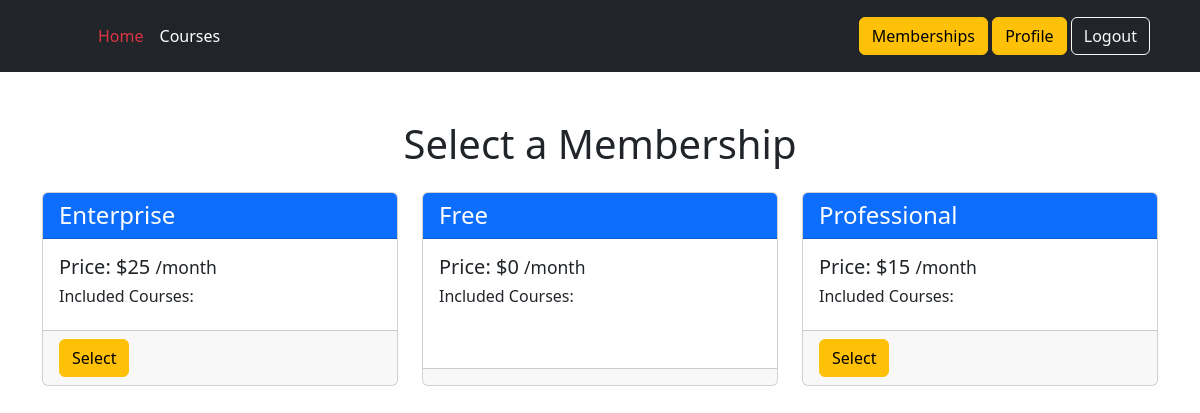
Page /membership/select/ (signed in) on the earlier database version.
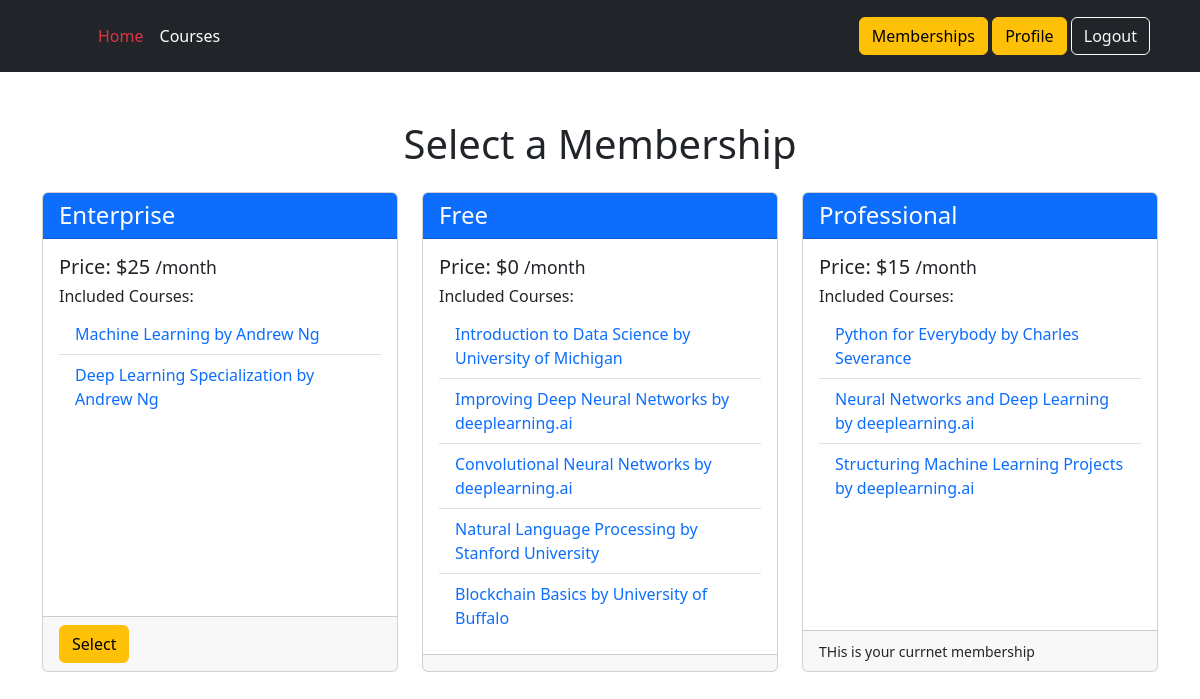
Same page on the later database version.
### memberships/models.py (models this page shows)
class Membership(models.Model):
    slug = models.SlugField()
    membership_type = models.CharField(choices=MEMBERSHIP_CHOICES, default='Free', max_length=30)
    price = models.IntegerField(default=15)
    stripe_plan_id = models.CharField(max_length=100)
    def __str__(self):
        return self.membership_type

### courses/models.py (models this page shows, shortened)
class Course(models.Model):
    slug = models.SlugField()
    title = models.CharField(max_length=100)
    description = models.TextField()
    allowed_membership = models.ManyToManyField(Membership)
    def get_absolute_url(self):
        return reverse('courses:course_detail', kwargs={'slug':self.slug})

### memberships/views.py (the view, shortened to what this page needs)
# urls.py: path('select/', MembershipSelectView.as_view(), name='select'),
class MembershipSelectView(ListView):
    model = Membership
    def get_context_data(self, **kwargs):
        context = super().get_context_data(**kwargs)
        current_membership = get_user_membership(self.request)
        context['current_membership'] = str(current_membership.membership)
        return context

### memberships/views.py (called while the page is built)
def get_user_membership(request):
    user_membership_qs = UserMembership.objects.filter(user=request.user)
    if user_membership_qs.exists():
        return user_membership_qs.first()
    return None

### templates/memberships/membership_list.html (shortened to what this page needs)
{% extends 'base.html' %}
{% block content %}
<div class="container my-5">
    <h1 class="text-center mb-4">Select a Membership</h1>
    <div class="row">
        {% for obj in object_list %}
            <div class="col-sm-4 mb-4">
                <div class="card h-100">
                    <div class="card-header bg-primary text-white">
                        <h4 class="mb-0">{{ obj.membership_type }}</h4>
                    </div>
                    <div class="card-body">
                        <h5 class="card-title">Price: ${{ obj.price }} <small>/month</small></h5>
                        <h6>Included Courses:</h6>
                        <ul class="list-group list-group-flush">
                            {% for x in obj.course_set.all %}
                                <li class="list-group-item">
                                    <a href="{{ x.get_absolute_url }}">{{ x.title }}</a>
                                </li>
                            {% endfor %}
                        </ul>
                    </div>
                    <div class="card-footer">
                    	{% if obj.membership_type != "Free" %}
                    	<form method="POST" action="{% url 'memberships:select' %}">
                    		{% if obj.membership_type != current_membership %}
                    			<button class="btn btn-warning"> Select</button>
                    		{% else %}
                    			<small>THis is your currnet membership</small>
                    		{% endif %}
                    	</form>
                    	{% endif %}
                    </div>
                </div>
            </div>
        {% endfor %}
    </div>
</div>
{% endblock content %}

### templates/base.html (shortened to what this page needs)
<!doctype html>
<html lang="en">
  <head>
    <link href="https://cdn.jsdelivr.net/npm/bootstrap@5.3.2/dist/css/bootstrap.min.css" rel="stylesheet">
  </head>
  <body>
    {% include 'partials/navbar.html' %}
    {% block content %}
    {% endblock content %}
  </body>
</html>

### templates/partials/navbar.html (shortened to what this page needs)
<header class="p-3 text-bg-dark">
    <div class="container">
      <div class="d-flex flex-wrap align-items-center justify-content-center justify-content-lg-start">
        <a href="/" class="d-flex align-items-center mb-2 mb-lg-0 text-white text-decoration-none">
          <svg class="bi me-2" width="40" height="32" role="img" aria-label="Bootstrap"><use xlink:href="#bootstrap"/></svg>
        </a>
        <ul class="nav col-12 col-lg-auto me-lg-auto mb-2 justify-content-center mb-md-0">
          <li><a href="/" class="nav-link px-2 text-danger">Home</a></li>
          <li><a href="{% url 'courses:course' %}" class="nav-link px-2 text-white">Courses</a></li>
        </ul>
        <div class="text-end">
          {% if user.is_authenticated %}
          <a href="{% url 'memberships:select' %}"><button type="button" class="btn btn-warning">Memberships</button></a>
          <a href="{% url 'memberships:profile' user.username %}"><button type="button" class="btn btn-warning">Profile</button></a>
          <a href="{% url 'account_logout' %}"><button type="button" class="btn btn-outline-light me-2">Logout</button></a>
          {% else %}
          <a href="{% url 'account_login' %}"><button type="button" class="btn btn-outline-light me-2">Login</button></a>
          <a href="{% url 'account_signup' %}"><button type="button" class="btn btn-warning">Sign-up</button></a>
          {% endif %}
        </div>
      </div>
    </div>
  </header>

### templates/base.html (style rules this page uses)
a { text-decoration: none; }

Differences in the rows shown:
added Course: title "Machine Learning by Andrew Ng", shown under Membership "Enterprise"
added Course: title "Deep Learning Specialization by Andrew Ng", shown under Membership "Enterprise"
added Course: title "Introduction to Data Science by University of Michigan", shown under Membership "Free"
added Course: title "Improving Deep Neural Networks by deeplearning.ai", shown under Membership "Free"
added Course: title "Convolutional Neural Networks by deeplearning.ai", shown under Membership "Free"
added Course: title "Natural Language Processing by Stanford University", shown under Membership "Free"
added Course: title "Blockchain Basics by University of Buffalo", shown under Membership "Free"
computed for Membership "Professional": text "Select" → "THis is your currnet membership"
added Course: title "Python for Everybody by Charles Severance", shown under Membership "Professional"
added Course: title "Neural Networks and Deep Learning by deeplearning.ai", shown under Membership "Professional"
added Course: title "Structuring Machine Learning Projects by deeplearning.ai", shown under Membership "Professional"
